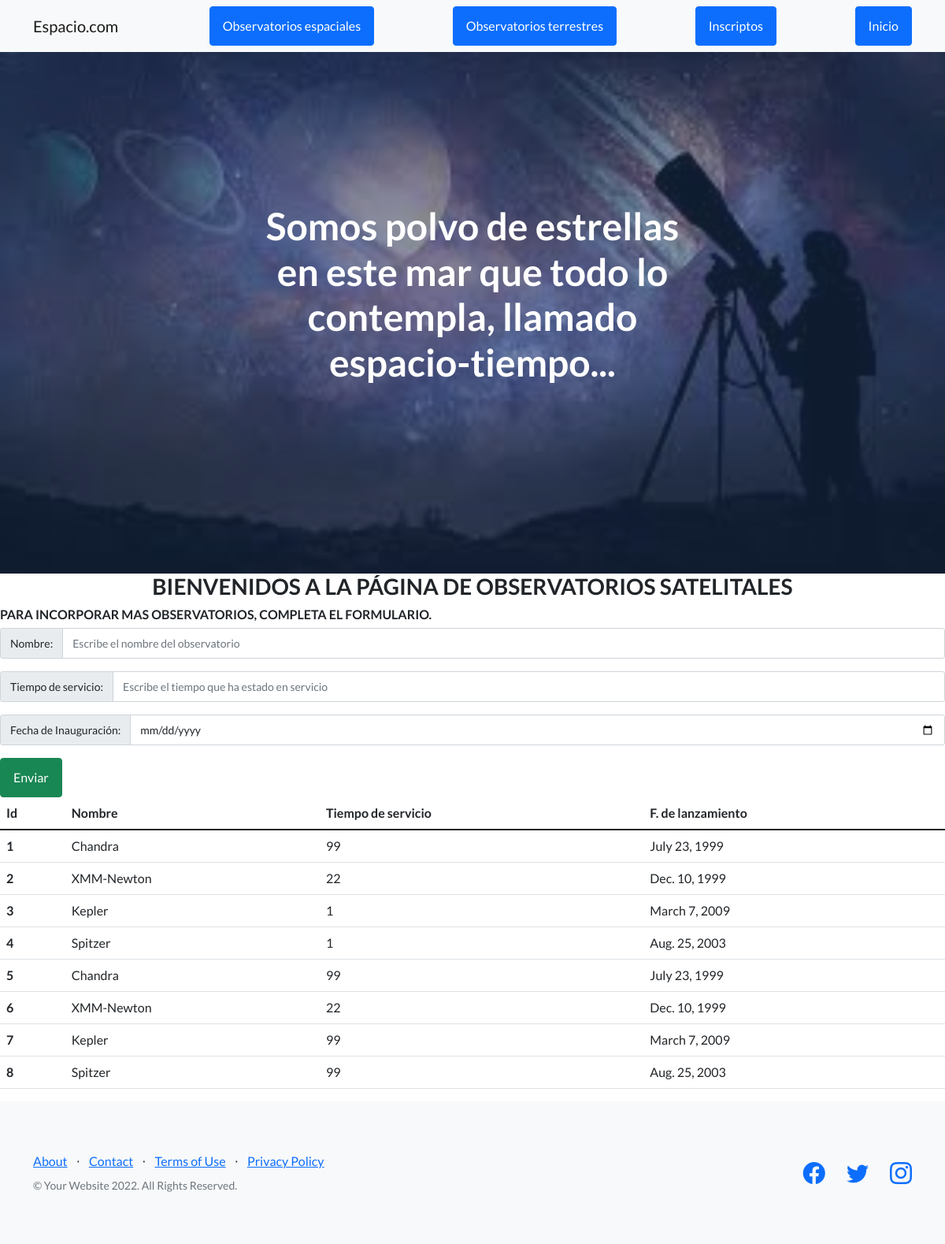
Screenshot of /telescopios/listapage_tel2 with the database file from the repository.
### telescopios/models.py (models this page shows)
class Teles_satel(models.Model):
    nom_tel_sat= models.CharField(max_length=40)
    edad_tel_sat= models.IntegerField()
    fechalanz_tel_sat= models.DateField()

### telescopios/views.py (the view)
# urls.py: path("listapage_tel2", views.listapage_tel2),
def listapage_tel2(request):
    page_tel_sat= Teles_satel.objects.all()
    datos2= {"datos2": page_tel_sat}
    return render(request, "listapage_tel2.html", datos2)

### telescopios/templates/listapage_tel2.html (shortened to what this page needs)
{% extends "principal.html" %}
{% load static %}
{% block contenido %}
<main>
    <h3 class="text-uppercase text-center">Bienvenidos a la página de observatorios satelitales</h3>
    <h6 class="text-uppercase">Para incorporar mas observatorios, completa el formulario.</h6>
<form action="alta_tel_satel" method="post">
    <div class="input-group input-group-sm mb-3">
        <span class="input-group-text" id="inputGroup-sizing-sm">Nombre:</span>
        <input type="text" name="nom_sat" class="form-control" aria-label="Sizing example input" aria-describedby="inputGroup-sizing-sm" placeholder="Escribe el nombre del observatorio">
    </div>
    <div class="input-group input-group-sm mb-3">
        <span class="input-group-text" id="inputGroup-sizing-sm">Tiempo de servicio:</span>
        <input type="number" name="edad_sat" class="form-control" aria-label="Sizing example input" aria-describedby="inputGroup-sizing-sm" placeholder="Escribe el tiempo que ha estado en servicio">
    </div>
    <div class="input-group input-group-sm mb-3">
        <span class="input-group-text" id="inputGroup-sizing-sm">Fecha de Inauguración:</span>
        <input type="date" name="fechalanz_sat" class="form-control" aria-label="Sizing example input" aria-describedby="inputGroup-sizing-sm" placeholder="Escribe la fecha que entró en servicio">
    </div>
    <div class="form group">
        <button class="btn btn-success">Enviar</button>
    </div>
    <table class="table">
        <thead>
          <tr>
            <th scope="col">Id</th>
            <th scope="col">Nombre</th>
            <th scope="col">Tiempo de servicio</th>
            <th scope="col">F. de lanzamiento</th>
          </tr>
        </thead>
        <tbody>
            {% for n in datos2 %}
            <tr>
                <th scope="row">{{n.id}}</th>
                <td>{{n.nom_tel_sat}}</td>
                <td>{{n.edad_tel_sat}}</td>
                <td>{{n.fechalanz_tel_sat}}</td>
              </tr>
            {% endfor %}
        </tbody>
      </table>
</main>
{% endblock %}

### rows the page displays
Teles_satel: id "1", nom_tel_sat "Chandra", edad_tel_sat "99", fechalanz_tel_sat "July 23, 1999"
Teles_satel: id "2", nom_tel_sat "XMM-Newton", edad_tel_sat "22", fechalanz_tel_sat "Dec. 10, 1999"
Teles_satel: id "3", nom_tel_sat "Kepler", edad_tel_sat "1", fechalanz_tel_sat "March 7, 2009"
Teles_satel: id "4", nom_tel_sat "Spitzer", edad_tel_sat "1", fechalanz_tel_sat "Aug. 25, 2003"
Teles_satel: id "5", nom_tel_sat "Chandra", edad_tel_sat "99", fechalanz_tel_sat "July 23, 1999"
Teles_satel: id "6", nom_tel_sat "XMM-Newton", edad_tel_sat "22", fechalanz_tel_sat "Dec. 10, 1999"
Teles_satel: id "7", nom_tel_sat "Kepler", edad_tel_sat "99", fechalanz_tel_sat "March 7, 2009"
Teles_satel: id "8", nom_tel_sat "Spitzer", edad_tel_sat "99", fechalanz_tel_sat "Aug. 25, 2003"
